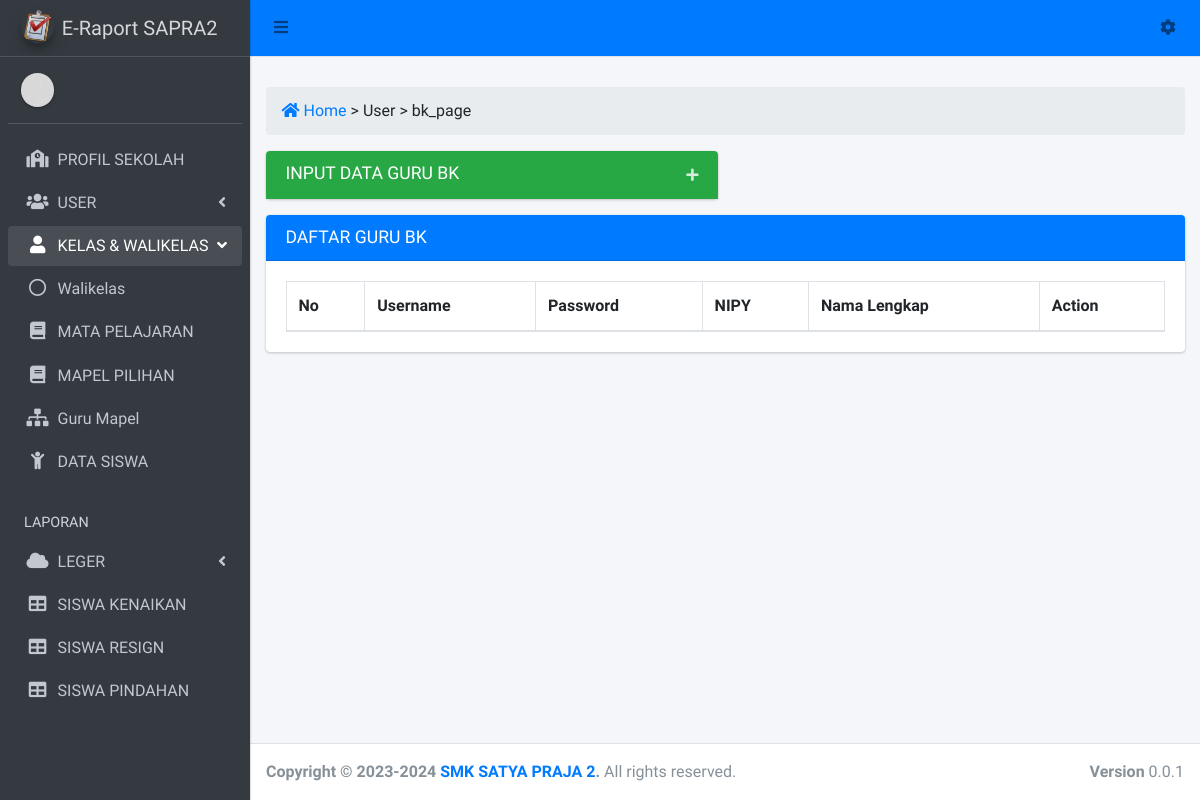
The app's page /admin?view=bk_page, older data.
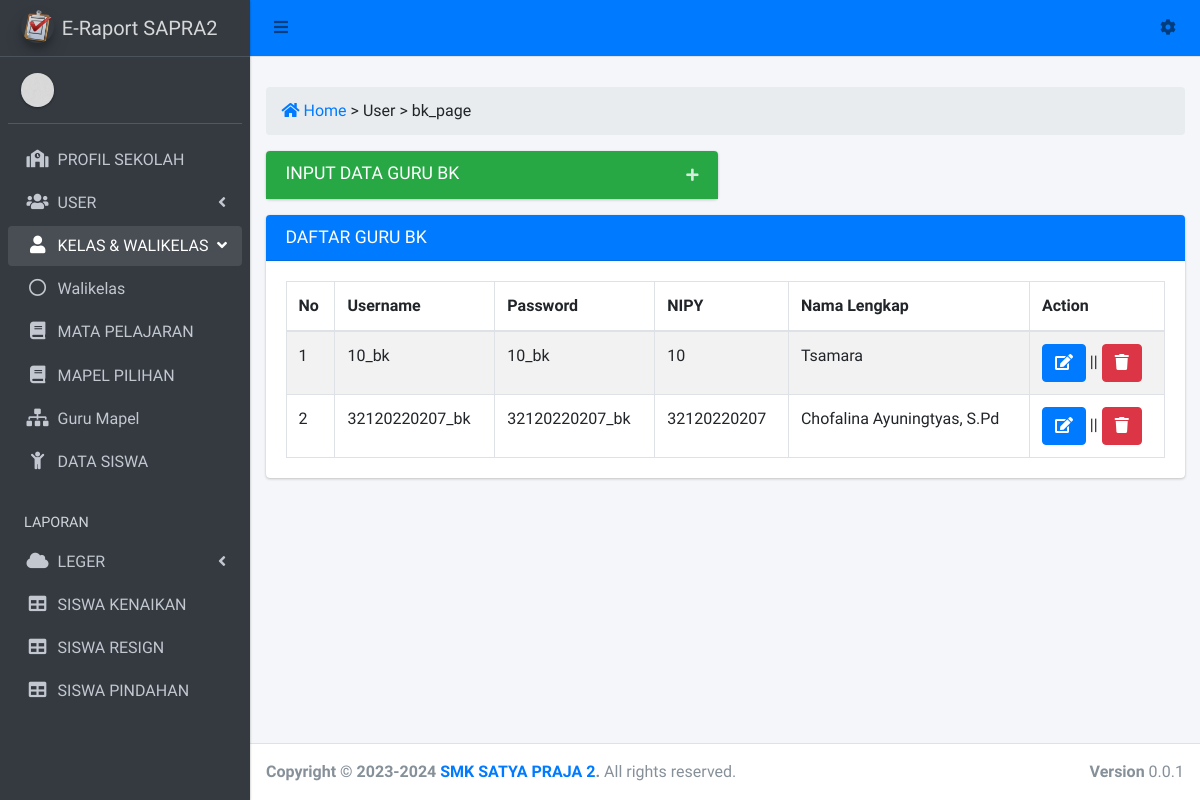
The same page, newer data.
### tables this page shows
CREATE TABLE `tb_rolsusers` (
  `id_rolsuser` int(10) NOT NULL,
  `id_user` varchar(10) NOT NULL,
  `nipy` varchar(20) NOT NULL,
  `id_levelusers` int(10) NOT NULL
);

CREATE TABLE `tb_users` (
  `id_user` varchar(10) NOT NULL,
  `username` varchar(20) NOT NULL,
  `password` varchar(20) NOT NULL,
  `nipy` varchar(20) NOT NULL,
  `nama_lengkap` varchar(50) NOT NULL
);

### view/operator/bk_page.php (the view, shortened to what this page needs)
<div class="row">
  <div class="col-sm-12">
    <ol class="breadcrumb <?= $bg_breadcrumb;  ?>">
	    <li><a href="admin" class="pr-1"><i class="fas fa-home"></i> Home</a></li>
	    <li class="active"> > <?= ' User > ' . $_GET['view'] ?: 'Dashboard'; ?></li>
	  </ol>
  </div>
</div>
<div class="row">
	<div class="col-sm-6">
		<div class="card collapsed-card">
			<div class="card-header bg-success">
				<h3 class="card-title">INPUT DATA GURU BK</h3>
				<div class="card-tools">
		      <button type="button" class="btn btn-tool" data-card-widget="collapse"><i class="fas fa-plus"></i>
		      </button>
		    </div>
			</div>
		</div>
	</div>
	<div class="col-sm-12">
		<div class="card">
			<div class="card-header bg-primary">
				<h3 class="card-title">DAFTAR GURU BK</h3>
			</div>
			<div class="card-body">
				<table id="example1" class="table table-bordered table-striped">
				<thead>
					<tr>
						<th>No</th>
						<th>Username</th>
						<th>Password</th>
						<th>NIPY</th>
						<th>Nama Lengkap</th>
						<th>Action</th>
					</tr>
				</thead>
				<tbody>
					<?php
					$no = 1;
					$query = mysqli_query($koneksi, "select * from tb_users x inner join tb_rolsusers y on y.id_user = x.id_user inner join tb_levelusers z on z.id_levelusers = y.id_levelusers where y.id_levelusers = '4'");
					while ($data = mysqli_fetch_array($query)) {
						echo "<tr>";
						echo "<td>".$no++."</td>";
						echo "<td>".$data['username']."</td>";
						echo "<td>".$data['password']."</td>";
						echo "<td>".$data['nipy']."</td>";
						echo "<td>".$data['nama_lengkap']."</td>";
						?>
						<td><a href="?view=update_guru&id=<?= $data['id_user'] ?>" class='btn btn-primary'><i class='fas fa-edit'></i></a> || <a href="?view=bk_page&id_del=<?= $data['id_user'] ?>" class='btn btn-danger' onclick="return confirm('Apakah anda yakin ingin menghapus username <?= $data['username'] ?> ini?')"><i class='fas fa-trash'></i></a> </td>
						<?php
						echo "</tr>";
					}
					?>
				</tbody>
			</table>
			</div>
		</div>
	</div>
</div>

### admin.php (shortened to what this page needs)
<?php
require_once('koneksi.php');
?>
<!DOCTYPE html>
<html lang="en">
<head>
  <link rel="stylesheet" href="plugins/fontawesome-free/css/all.min.css">
  <link rel="stylesheet" href="plugins/overlayScrollbars/css/OverlayScrollbars.min.css">
  <link rel="stylesheet" href="dist/css/adminlte.min.css">
  <link rel="stylesheet" href="plugins/datatables-bs4/css/dataTables.bootstrap4.min.css">
  <link rel="stylesheet" href="plugins/datatables-responsive/css/responsive.bootstrap4.min.css">
  <link rel="stylesheet" href="plugins/select2/css/select2.min.css">
  <link rel="stylesheet" href="plugins/select2-bootstrap4-theme/select2-bootstrap4.min.css">
</head>
<body class="hold-transition sidebar-mini layout-fixed layout-navbar-fixed layout-footer-fixed">
<div class="wrapper">
  <nav class="main-header navbar navbar-expand navbar-primary navbar-light">
    <ul class="navbar-nav">
      <li class="nav-item">
        <a class="nav-link" data-widget="pushmenu" href="#" role="button"><i class="fas fa-bars"></i></a>
      </li>
      <li class="nav-item d-none d-sm-inline-block">
        <a href="admin" class="nav-link"><?= $_SESSION['session']; ?></a>
      </li>
    </ul>
    <ul class="navbar-nav ml-auto">
      <li class="nav-item dropdown">
        <a class="nav-link" data-toggle="dropdown" href="#">
          <i class="fas fa-cog"></i>
        </a>
      </li>
    </ul>
  </nav>
  <aside class="main-sidebar sidebar-dark-primary elevation-1">
    <a href="admin" class="brand-link">
      <img src="dist/img/lrapor.png" alt="AdminLTE Logo" class="brand-image img-circle elevation-3"
           style="opacity: .8">
      <span class="brand-text font-weight-light">E-Raport SAPRA2</span>
    </a>
    <div class="sidebar">
      <div class="user-panel mt-3 pb-3 mb-3 d-flex">
        <div class="image">
          <img src="dist/img/boxed-bg.jpg" class="img-circle elevation-1" alt="User Image">
        </div>
        <div class="info">
        </div>
      </div>
      <nav class="mt-2">
        <ul class="nav nav-pills nav-sidebar flex-column" data-widget="treeview" role="menu" data-accordion="false">
          <li class="nav-item">
            <a href="?view=profil_sekolah" class="nav-link <?= $_GET['view'] == 'profil_sekolah' ? 'active' : ''; ?>">
              <i class="nav-icon fas fa-school"></i>
              <p>
                PROFIL SEKOLAH
              </p>
            </a>
          </li>
          <li class="nav-item">
            <a href="#" class="nav-link">
              <i class="nav-icon fas fa-users"></i>
              <p>
                USER
                <i class="fas fa-angle-left right"></i>
              </p>
            </a>
          </li>
          <li class="nav-item menu-open">
            <a href="#" class="nav-link">
              <i class="nav-icon fas fa-user"></i>
              <p>
                KELAS & WALIKELAS
                <i class="fas fa-angle-left right"></i>
              </p>
            </a>
            <ul class="nav nav-treeview">
              <li class="nav-item">
                <a href="admin?view=walikelas" class="nav-link <?= $_GET['view'] == 'walikelas' ? 'active' : ''; ?>">
                  <i class="far fa-circle nav-icon"></i>
                  <p>Walikelas</p>
                </a>
              </li>
            </ul>
          </li>
          <li class="nav-item">
            <a href="admin?view=mapel_page" class="nav-link <?= $_GET['view'] == 'mapel_page' ? 'active' : ''; ?>">
              <i class="nav-icon fas  fa-book"></i>
              <p>
                MATA PELAJARAN
              </p>
            </a>
          </li>
          <li class="nav-item">
            <a href="admin?view=mapel_pilihan" class="nav-link <?= $_GET['view'] == 'mapel_pilihan' ? 'active' : ''; ?>">
              <i class="nav-icon fas  fa-book"></i>
              <p>
                MAPEL PILIHAN
              </p>
            </a>
          </li>
          <li class="nav-item">
            <a href="admin?view=guru_mapel" class="nav-link <?= $_GET['view'] == 'guru_mapel' ? 'active' : ''; ?>">
              <i class="nav-icon fas  fa-sitemap"></i>
              <p>
                Guru Mapel
              </p>
            </a>
          </li>
          <li class="nav-item">
            <a href="admin?view=siswa" class="nav-link <?= $_GET['view'] == 'siswa' ? 'active' : ''; ?>">
              <i class="nav-icon fas fa-child"></i>
              <p>
                DATA SISWA
              </p>
            </a>
          </li>
        <li class="nav-header">LAPORAN</li>
        <li class="nav-item">
          <a href="#" class="nav-link">
            <i class="nav-icon fas fa-cloud"></i>
            <p>LEGER<i class="fas fa-angle-left right"></i></p>
          </a>
        </li>
        <li class="nav-item">
          <a href="?view=siswa_kenaikan" class="nav-link <?= $_GET['view'] == 'siswa_kenaikan' ? 'active' : ''; ?>">
            <i class="nav-icon fas fa-table"></i>
            <p>SISWA KENAIKAN</p>
          </a>
        </li>
        <li class="nav-item">
          <a href="?view=siswa_resign" class="nav-link <?= $_GET['view'] == 'siswa_resign' ? 'active' : ''; ?>">
            <i class="nav-icon fas fa-table"></i>
            <p>SISWA RESIGN</p>
          </a>
        </li>
        <li class="nav-item">
          <a href="?view=siswa_pindahan" class="nav-link <?= $_GET['view'] == 'siswa_pindahan' ? 'active' : ''; ?>">
            <i class="nav-icon fas fa-table"></i>
            <p>SISWA PINDAHAN</p>
          </a>
        </li>
        </ul>
      </nav>
    </div>
  </aside>
  <div class="content-wrapper">
    <div class="content-header">
    </div>
    <section class="content">
      <div class="container-fluid">
        <?php
        $bg_breadcrumb = '';
        if (isset($_GET['view'])) {
          $view = $_GET['view'];
          switch ($view) {
            case 'bk_page':
              require_once('view/operator/bk_page.php');
              break;
          }
        }else{
          require_once('view/operator/home.php');
        }
        ?>
      </div>
    </section>
  </div>
  <footer class="main-footer">
    <strong>Copyright &copy; 2023-2024 <a href="https://smksatyapraja2.id">SMK SATYA PRAJA 2</a>.</strong>
    All rights reserved.
    <div class="float-right d-none d-sm-inline-block">
      <b>Version</b> 0.0.1
    </div>
  </footer>
</div>
</body>
</html>

Row changes from the older to the newer data that the page shows:
added tb_rolsusers: id_user.username "10_bk", id_user.password "10_bk", nipy "10", id_user.nama_lengkap "Tsamara"
added tb_rolsusers: id_user.username "32120220207_bk", id_user.password "32120220207_bk", nipy "32120220207", id_user.nama_lengkap "Chofalina Ayuningtyas, S.Pd"
